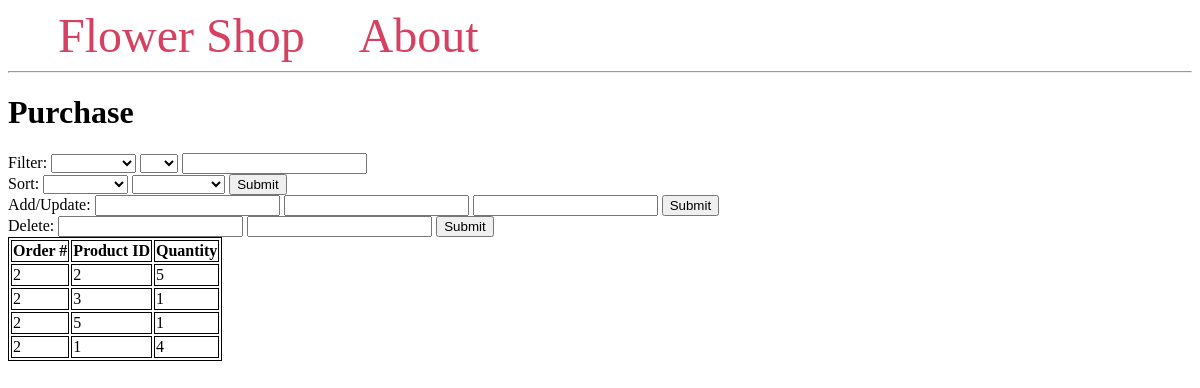
Before: /purchase with the older database file.
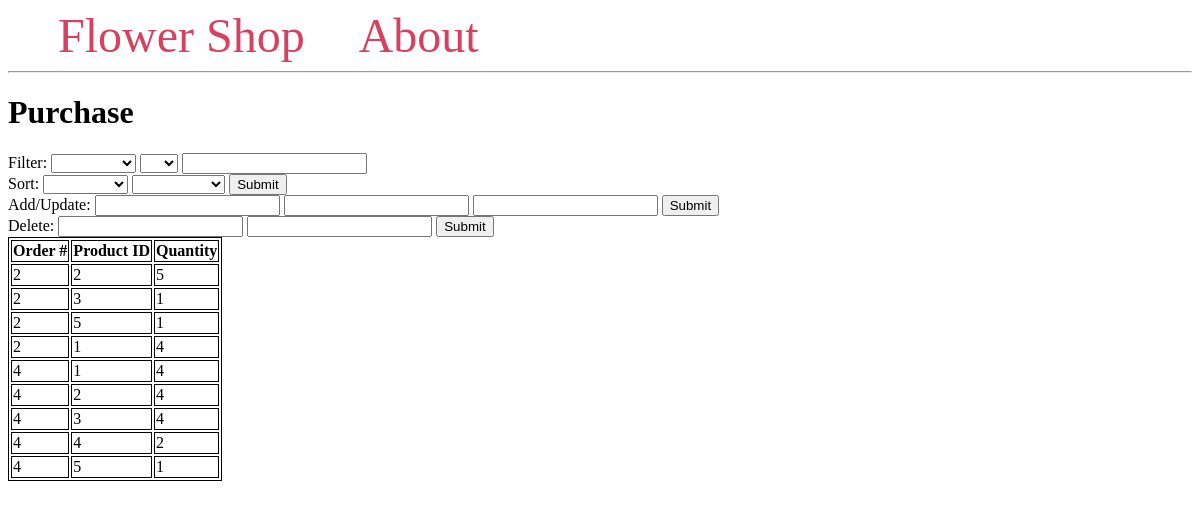
After: the same page with the newer database file.
### tables this page shows
CREATE TABLE purchase(
                orderID INTEGER NOT NULL,
                productID INTEGER NOT NULL,
                quantity INTEGER NOT NULL CHECK (quantity>0),
                PRIMARY KEY(orderID, productID)
                FOREIGN KEY (orderID)
                    REFERENCES orders (orderID)
                    ON DELETE CASCADE,
                FOREIGN KEY (productID)
                    REFERENCES product (productID)
                    ON DELETE CASCADE
            );

### main.py (the view, shortened to what this page needs)
@app.route("/purchase", methods=("GET", "POST"))
def purchase():
    conn = get_db_connection()
    cursor = conn.cursor()
    db = Database(conn, cursor)
    purchases = conn.execute("SELECT * FROM purchase").fetchall()
    return render_template("purchase.html", purchases=purchases)

### main.py (called while the page is built)
def get_db_connection():
    conn = sqlite3.connect('flowershopdatabase.db', check_same_thread=False)
    conn.execute("PRAGMA foreign_keys = 1")
    conn.row_factory = sqlite3.Row
    return conn

### templates/purchase.html (shortened to what this page needs)
{% extends 'base.html' %}
{% block content %}
    <h1>{% block title %} Purchase {% endblock %}</h1>
    <div>
        <form method="post">
            <div>
                <label>Filter:</label>
                <select name="filt_attr">
                    <option value=""></option>
                    <option value="orderID">Order #</option>
                </select>
                <select name="op">
                    <option value=""></option>
                    <option value="=">=</option>
                </select>
                <input type="text" name="value">
            </div>
            <label>Sort:</label>
            <select name="sort_attr" id="sort_attr">
                    <option value=""></option>
                    <option value="orderID">Order #</option>
            </select>
            <select name="asc" id="asc">
                <option value=""></option>
                <option value="ASC">Ascending</option>
            </select>
            <button type="submit" name="sort" value="sort">Submit</button>
            <div>
                <label>Add/Update:</label>
                <input type="text" name="orderID">
                <input type="text" name="productID">
                <input type="text" name="quantity">
                <button type="submit" name="add" value="add">Submit</button>
            </div>
            <div>
                <label>Delete:</label>
                <input type="text" name="orderID2">
                <input type="text" name="productID2">
                <button type="submit" name="del" value="del">Submit</button>
            </div>
        </form>
    </div>
    <table>
        <tr>
            <th>Order #</th>
            <th>Product ID</th>
            <th>Quantity</th>
        </tr>
        {% for purchase in purchases %}
                <tr>
                    <td>{{ purchase['orderID'] }}</td>
                    <td>{{ purchase['productID'] }}</td>
                    <td>{{ purchase['quantity'] }}</td>
                </tr>
        {% endfor %}
    </table>
{% endblock %}

### templates/base.html (shortened to what this page needs)
<!DOCTYPE html>
<html lang="en">
<head>
</head>
<body>
    <nav>
        <a href="{{ url_for('index') }}">Flower Shop</a>
        <a href="#">About</a>
    </nav>
    <hr>
    <div class="content">
        {% block content %} {% endblock %}
    </div>
</body>
</html>

### templates/base.html (style rules this page uses)
nav a { color: #d64161; font-size: 3em; margin-left: 50px; text-decoration: none; }
table, th, td { border: 1px solid black; }

Changed rows visible on the page:
added purchase: orderID "4", productID "1", quantity "4"
added purchase: orderID "4", productID "2", quantity "4"
added purchase: orderID "4", productID "3", quantity "4"
added purchase: orderID "4", productID "4", quantity "2"
added purchase: orderID "4", productID "5", quantity "1"
